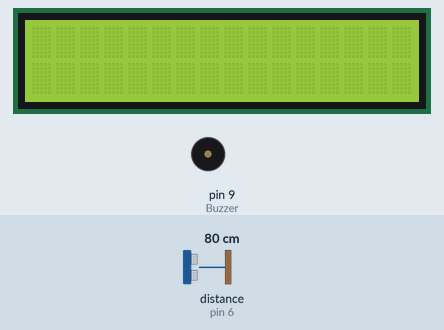
A sketch run on a simulated Arduino Uno, built with avr-gcc and run on an emulated ATmega328P. On the bench: 16×2 character LCD, buzzer (waves = sounding). Wiring (inferred from the names in the program): ultrasonic range finder: trigger pin 7; echo pin 6. Inputs (shaded band) come from the test bench; at power-on: distance to the obstacle (sensor on pin 6) 80 cm. The echo pulse lasts 58.3 µs per cm.

Above: at 1.2 s.
1.3 s: distance to the obstacle (sensor on pin 6) set to 12 cm
2.8 s: distance to the obstacle (sensor on pin 6) set to 9 cm
At 3.2 s:
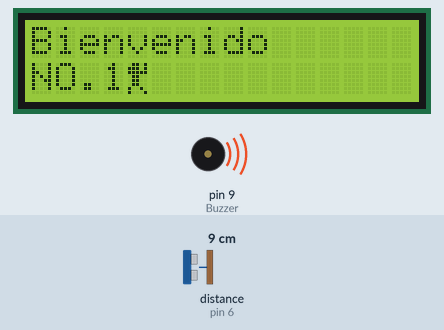
At 3.7 s:
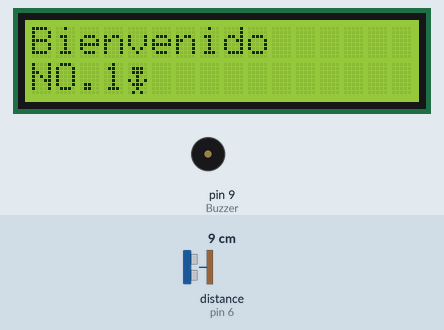
5.8 s: distance to the obstacle (sensor on pin 6) set to 7 cm
7.3 s: distance to the obstacle (sensor on pin 6) set to 4 cm
At 8.1 s:
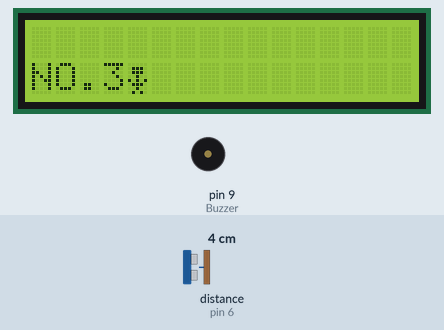
Timing chart, 0 to 9.8 s (numbered marks = the images above; inputs shaded):
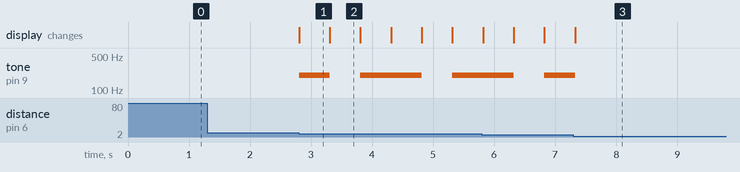

Measured:
- the behaviour switches between 11 and 10 cm on distance to the obstacle (sensor on pin 6) (found by bisection; images 0 and 1)
- the behaviour switches between 6 and 5 cm on distance to the obstacle (sensor on pin 6) (found by bisection; images 2 and 3)
- after the input at 1.3 s, every drawn part: stays the same
- after the input at 2.8 s, tone on pin 9 (Buzzer): goes 200 Hz 0.50 s, silent 0.50 s, 200 Hz 1.0 s, silent 0.50 s, then 200 Hz, starting at once; the display: changes at once (image 1)
- what the display in image 1 shows lasts 0.5 s, from 2.8 s to 3.3 s

The sketch:

LCD_parte_2.ino
```cpp
//Fundación Kinal
//Centro Educativo Técnico Labral Kinal
//Electrónica
//Grado: Quinto
//Sección: A
//Curso: Taller de Electrónica Digital y Reparación de Computadoras I
//Nombre: Javier ricardo vivar sanchez
//Carné: 2019585
#include <LiquidCrystal.h>// Libreria de LCD
LiquidCrystal lcd(12, 11, 5, 4, 3, 2);


// Pines a usar
// Pines de sensor ultrasonico
int Trig = 7;
int Echo = 6;
// Pin buzzer
int Buzzer = 9;

// Variables a usar en el programa
int Personas;
int Distancia;

// Codigos de caracteres personalizados
byte Persona[8] = {
  B01101,
  B11101,
  B11111,
  B01100,
  B01100,
  B01100,
  B10010,
  B10001
  };

byte Persona2 [8] = {
  B00000,
  B01110,
  B01110,
  B00100,
  B10101,
  B01110,
  B00100,
  B01010
};
void setup() {
  Serial.begin(9600);
  pinMode(Trig, OUTPUT);
  pinMode(Buzzer, OUTPUT);
  pinMode(Echo, INPUT);
  lcd.begin(16, 2);
  // Creacion de los caracteres
  lcd.createChar(0, Persona);
  lcd.createChar(1, Persona2);
}

void loop() {
  Distancia = HC(); // Guardado de la distancia de la funcion HC
  // Si encuentra una persona en un radio mayor a 6cm y menor a 10cm contara
  if (Distancia >= 6 && Distancia <= 10) {
    Personas++;
    lcd.setCursor(0, 0);
    lcd.print("Bienvenido");
    animacionpersona();
  }
  while (Personas >= 16) { // Al llegar a las 16 personas entrara en bucle de texto y sonido evitando que siga contando
    lcd.setCursor(0, 0);
    lcd.print("limite alcanzado");
    animacionpersona();
    delay(500);
  }
}

int HC () { // Funcion con retorno de variable
  digitalWrite(Trig, HIGH);
  delay(1);
  digitalWrite(Trig, LOW);
  int distancia = pulseIn(Echo, HIGH) / 52.8;
  return distancia;
}

void animacionpersona() { // Realiza la animacion con fotogramas
  lcd.setCursor(0, 1);
  lcd.print("NO.");
  lcd.print(Personas);
  lcd.write(byte(0));
  tone(Buzzer, 200); // Funcion para que suele el buzzer
  delay(500);
  lcd.setCursor(0, 1);
  lcd.print("NO.");
  lcd.print(Personas);
  lcd.write(byte(1));
  noTone(Buzzer); // apaga el buzzer
  delay(500);
  lcd.setCursor(0, 1);
  lcd.print("NO.");
  lcd.print(Personas);
  lcd.write(byte(0));
  tone(Buzzer, 200); // Funcion para que suele el buzzer
  delay(500);
  lcd.clear();
  lcd.setCursor(0, 1);
  lcd.print("NO.");
  lcd.print(Personas);
  lcd.write(byte(1));
  noTone(Buzzer); // apaga el buzzer
}
```
